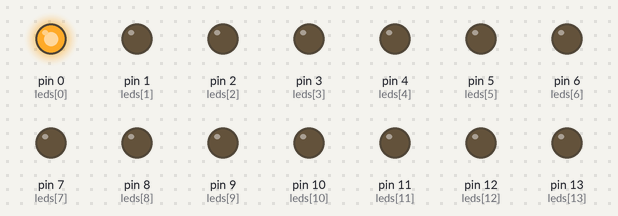
Bench run of a sketch on a simulated Arduino Uno, built with avr-gcc and run on an emulated ATmega328P. On the bench: output pins drawn as LEDs (lit = HIGH).

Above: at 0.12 s.
At 0.37 s:
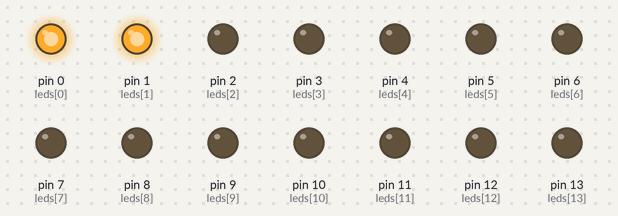
At 0.62 s:
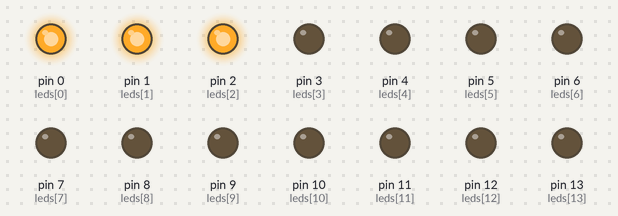
At 1.37 s:
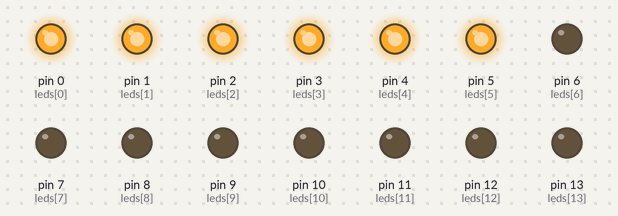
At 2.62 s:
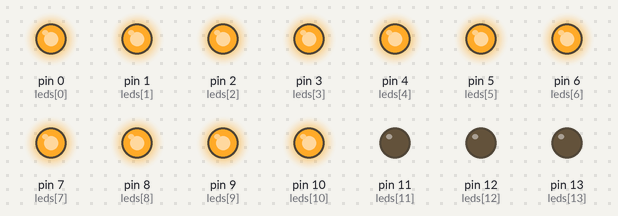
At 5.32 s:
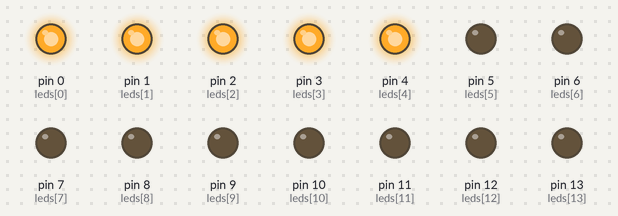
Timing chart, 0 to 5.6 s (numbered marks = the images above):
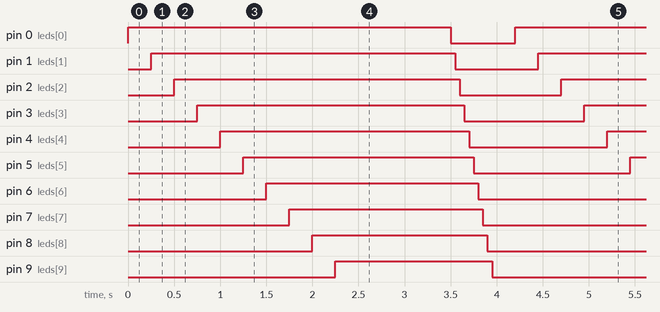

The sketch:

12_Arduino_Projeto_Sequencial_LED.ino
```cpp
const int leds[] = {0,1,2,3,4,5,6,7,8,9,10,11,12,13};
const int delayON = 250; //Em microssegundos
const int delayOFF = 50; //Em microssegundos

void setup()
{
  for (int i = 0; i <= 13; i++){
  	pinMode(leds[i], OUTPUT);
  }
}

void loop()
{
  for(int i = 0; i<= 13; i++){
    digitalWrite(i, HIGH);
    delay(delayON);
  }
    for(int i = 0; i<= 13; i++){
      digitalWrite(i, LOW);
      delay(delayOFF);
   }
}
```

Measured:
- by itself, pin 0 (leds[0]): alternates HIGH for 3.5 s and LOW for 0.70 s
- by itself, pin 1 (leds[1]): alternates HIGH for 3.3 s and LOW for 0.90 s
- by itself, pin 2 (leds[2]): alternates HIGH for 3.1 s and LOW for 1.1 s
- by itself, pin 3 (leds[3]): alternates HIGH for 2.9 s and LOW for 1.3 s
- by itself, pin 4 (leds[4]): alternates HIGH for 2.7 s and LOW for 1.5 s
- by itself, pin 5 (leds[5]): alternates HIGH for 2.5 s and LOW for 1.7 s
- by itself, pin 6 (leds[6]): alternates HIGH for 2.3 s and LOW for 1.9 s
- by itself, pin 7 (leds[7]): alternates HIGH for 2.1 s and LOW for 2.1 s
